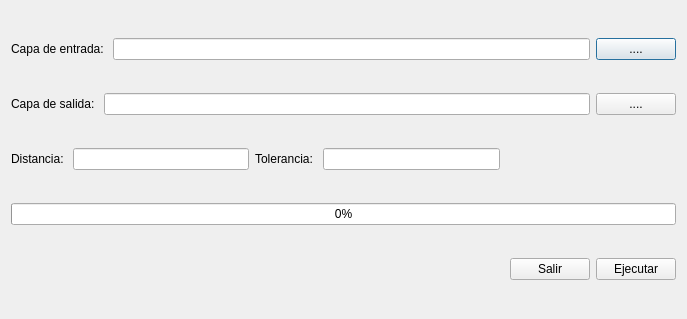
<?xml version="1.0" encoding="UTF-8"?>
<ui version="4.0">
 <class>Dialog</class>
 <widget class="QDialog" name="Dialog">
  <property name="geometry">
   <rect>
    <x>0</x>
    <y>0</y>
    <width>687</width>
    <height>319</height>
   </rect>
  </property>
  <property name="windowTitle">
   <string>AggregatePolygons</string>
  </property>
  <layout class="QVBoxLayout" name="verticalLayout">
   <item>
    <layout class="QHBoxLayout" name="horizontalLayout">
     <item>
      <widget class="QLabel" name="label">
       <property name="text">
        <string>Capa de entrada: </string>
       </property>
      </widget>
     </item>
     <item>
      <widget class="QLineEdit" name="txt_entrada"/>
     </item>
     <item>
      <widget class="QPushButton" name="btn_entrada">
       <property name="text">
        <string>....</string>
       </property>
      </widget>
     </item>
    </layout>
   </item>
   <item>
    <layout class="QHBoxLayout" name="horizontalLayout_2">
     <item>
      <widget class="QLabel" name="label_2">
       <property name="text">
        <string>Capa de salida: </string>
       </property>
      </widget>
     </item>
     <item>
      <widget class="QLineEdit" name="txt_salida"/>
     </item>
     <item>
      <widget class="QPushButton" name="btn_salida">
       <property name="text">
        <string>....</string>
       </property>
      </widget>
     </item>
    </layout>
   </item>
   <item>
    <layout class="QHBoxLayout" name="horizontalLayout_3">
     <item>
      <widget class="QLabel" name="label_4">
       <property name="text">
        <string>Distancia: </string>
       </property>
      </widget>
     </item>
     <item>
      <widget class="QLineEdit" name="txt_dist"/>
     </item>
     <item>
      <widget class="QLabel" name="label_3">
       <property name="text">
        <string>Tolerancia: </string>
       </property>
      </widget>
     </item>
     <item>
      <widget class="QLineEdit" name="txt_tol"/>
     </item>
     <item>
      <spacer name="horizontalSpacer">
       <property name="orientation">
        <enum>Qt::Horizontal</enum>
       </property>
       <property name="sizeHint" stdset="0">
        <size>
         <width>40</width>
         <height>20</height>
        </size>
       </property>
      </spacer>
     </item>
    </layout>
   </item>
   <item>
    <layout class="QHBoxLayout" name="horizontalLayout_4">
     <item>
      <widget class="QProgressBar" name="pb_progreso">
       <property name="value">
        <number>0</number>
       </property>
      </widget>
     </item>
    </layout>
   </item>
   <item>
    <layout class="QHBoxLayout" name="horizontalLayout_5">
     <item>
      <spacer name="horizontalSpacer_2">
       <property name="orientation">
        <enum>Qt::Horizontal</enum>
       </property>
       <property name="sizeHint" stdset="0">
        <size>
         <width>40</width>
         <height>20</height>
        </size>
       </property>
      </spacer>
     </item>
     <item>
      <widget class="QPushButton" name="btn_salir">
       <property name="text">
        <string>Salir</string>
       </property>
      </widget>
     </item>
     <item>
      <widget class="QPushButton" name="btn_ejecutar">
       <property name="text">
        <string>Ejecutar</string>
       </property>
      </widget>
     </item>
    </layout>
   </item>
  </layout>
 </widget>
 <resources/>
 <connections/>
</ui>
